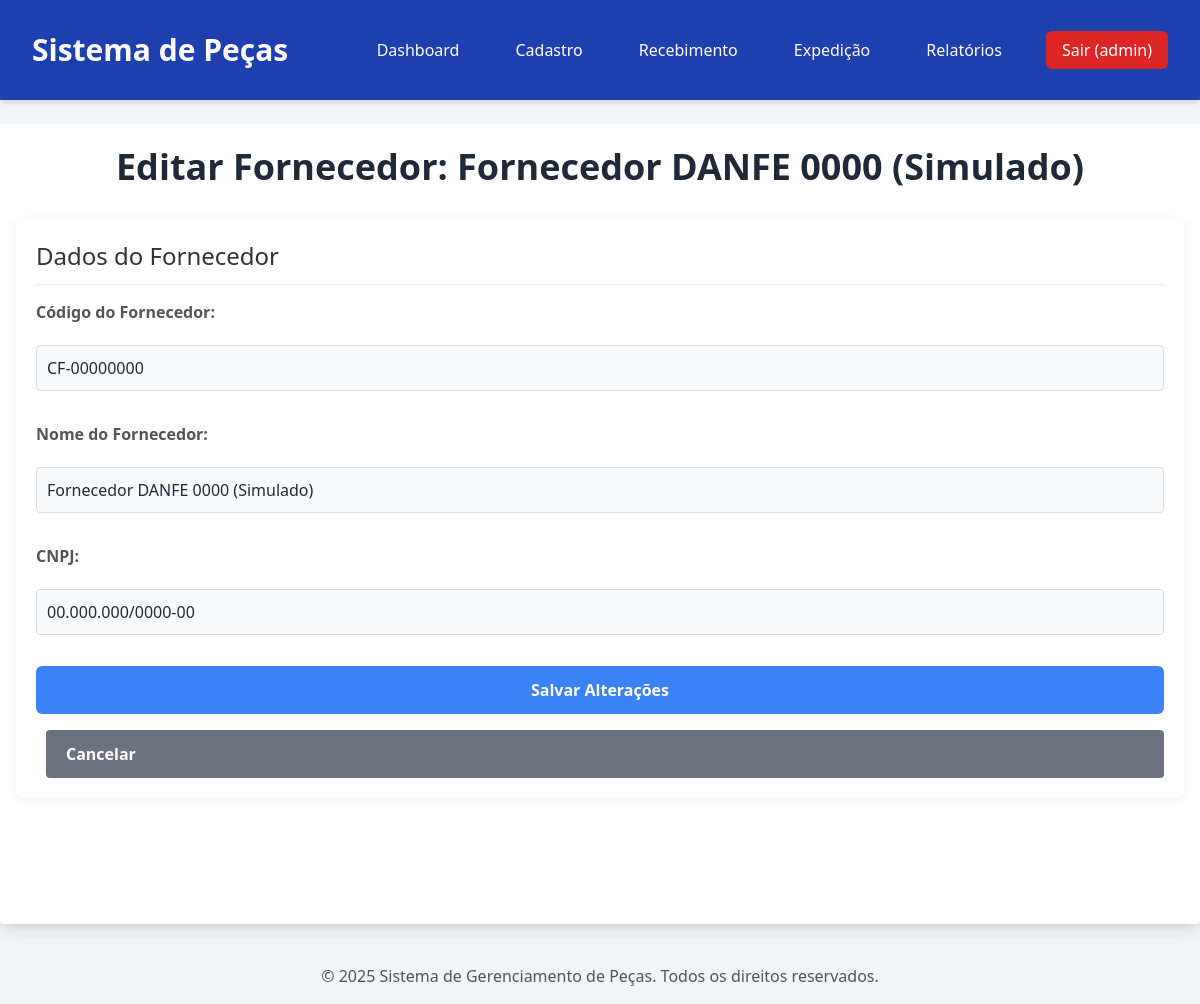
The page /cadastro/fornecedores/editar/2 (signed in) on the database its author committed.
### modules/auth/models.py (models this page shows, shortened)
class User(db.Model, UserMixin):
    __tablename__ = 'Usuarios' # Define o nome da tabela no BD
    id = db.Column(db.Integer, primary_key=True)
    nome_completo = db.Column(db.String(255), nullable=False)
    matricula = db.Column(db.String(50), unique=True, nullable=False)
    turno = db.Column(db.String(20), nullable=False)
    numero_cracha = db.Column(db.String(50))
    tipo_usuario = db.Column(db.Enum('Gestor', 'LSL', 'DLI', 'PQM'), nullable=False)
    data_cadastro = db.Column(db.DateTime, default=db.func.current_timestamp())
    email = db.Column(db.String(255), unique=True, nullable=False)
    senha_hash = db.Column(db.String(255), nullable=False)

### modules/core/models.py (models this page shows, shortened)
class Fornecedor(db.Model):
    __tablename__ = 'Fornecedores'
    id = db.Column(db.Integer, primary_key=True)
    codigo_fornecedor = db.Column(db.String(50), unique=True, nullable=False)
    nome = db.Column(db.String(255), nullable=False)
    cnpj = db.Column(db.String(18), unique=True, nullable=False)
    data_inclusao = db.Column(db.DateTime, default=db.func.current_timestamp())
    movimentacoes = db.relationship('Movimentacao', backref='fornecedor', lazy=True)

### modules/cadastro/routes.py (the view, shortened to what this page needs)
@cadastro.route('/cadastro/fornecedores/editar/<int:fornecedor_id>', methods=['GET', 'POST'])
@login_required
def editar_fornecedor(fornecedor_id):
    if not has_permission(current_user, ['Gestor', 'LSL']):
        flash('Você não tem permissão para acessar esta página.', 'danger')
        return redirect(url_for('home'))
    fornecedor = Fornecedor.query.get_or_404(fornecedor_id)
    return render_template('cadastro/editar_fornecedor.html', fornecedor=fornecedor)

### modules/auth/models.py (called while the page is built)
@login_manager.user_loader
def load_user(user_id):
    return User.query.get(int(user_id))

### modules/cadastro/routes.py (called while the page is built)
def has_permission(user, allowed_roles):
    return user.is_authenticated and user.tipo_usuario in allowed_roles

### templates/cadastro/editar_fornecedor.html (shortened to what this page needs)
{% extends 'base.html' %}
{% block content %}
<div class="page-header">
    <h1>Editar Fornecedor: {{ fornecedor.nome }}</h1>
</div>
<div class="section">
    <h2>Dados do Fornecedor</h2>
    <form method="POST">
        <label for="codigo_fornecedor">Código do Fornecedor:</label>
        <input type="text" id="codigo_fornecedor" name="codigo_fornecedor" value="{{ fornecedor.codigo_fornecedor }}" required>
        <label for="nome">Nome do Fornecedor:</label>
        <input type="text" id="nome" name="nome" value="{{ fornecedor.nome }}" required>
        <label for="cnpj">CNPJ:</label>
        <input type="text" id="cnpj" name="cnpj" value="{{ fornecedor.cnpj }}" pattern="\d{2}\.\d{3}\.\d{3}/\d{4}-\d{2}" placeholder="Ex: 00.000.000/0000-00" required>
        <button type="submit" class="bg-blue-500 hover:bg-blue-700">Salvar Alterações</button>
        <a href="{{ url_for('cadastro.cadastro_fornecedores') }}" class="btn btn-secondary">Cancelar</a>
    </form>
</div>
{% endblock %}

### templates/base.html (shortened to what this page needs)
<!DOCTYPE html>
<html lang="pt-BR">
<head>
    <link href="https://cdnjs.cloudflare.com/ajax/libs/tailwindcss/2.2.19/tailwind.min.css" rel="stylesheet">
    <link rel="stylesheet" href="{{ url_for('static', filename='css/style.css') }}">
</head>
<body class="bg-gray-100 font-sans leading-normal tracking-normal">
    <header class="bg-blue-800 text-white p-4 shadow-md">
        <div class="container mx-auto flex justify-between items-center">
            <h1 class="text-3xl font-bold">
                <a href="{{ url_for('home') }}" class="text-white no-underline hover:text-blue-200">Sistema de Peças</a>
            </h1>
            <nav>
                <ul class="flex space-x-4 items-center">
                    {% if current_user.is_authenticated %}
                        <li><a href="{{ url_for('home') }}" class="hover:bg-blue-700">Dashboard</a></li>
                        {% if current_user.tipo_usuario in ['Gestor', 'LSL'] %}
                        <li class="relative group">
                            <a href="#" class="hover:bg-blue-700">Cadastro</a>
                        </li>
                        {% endif %}
                        <li><a href="{{ url_for('recebimento.recebimento_pecas') }}" class="hover:bg-blue-700">Recebimento</a></li>
                        <li><a href="{{ url_for('expedicao.expedicao_pecas') }}" class="hover:bg-blue-700">Expedição</a></li>
                        <li><a href="{{ url_for('relatorios.relatorios_geral') }}" class="hover:bg-blue-700">Relatórios</a></li>
                        <li><a href="{{ url_for('auth.logout') }}" class="bg-red-600 hover:bg-red-700 px-4 py-2 rounded-md transition-colors duration-200">Sair ({{ current_user.matricula }})</a></li>
                    {% endif %}
                </ul>
            </nav>
        </div>
    </header>
    <main class="container mx-auto mt-6 p-4 bg-white rounded shadow-lg min-h-screen">
        {% block content %}{% endblock %}
    </main>
    <footer class="text-center p-4 mt-6 text-gray-600">
        &copy; {{ current_year }} Sistema de Gerenciamento de Peças. Todos os direitos reservados.
    </footer>
</body>
</html>

### static/css/style.css (style rules this page uses)
body { font-family: 'Inter', sans-serif; -webkit-font-smoothing: antialiased; -moz-osx-font-smoothing: grayscale; color: #374151; }
.container { max-width: 1200px; margin-left: auto; margin-right: auto; padding-left: 1rem; padding-right: 1rem; }
header .container { display: flex; justify-content: space-between; align-items: center; padding-top: 1rem; padding-bottom: 1rem; }
header h1 a { text-decoration: none; }
header nav ul { list-style: none; padding: 0; margin: 0; display: flex; gap: 1rem; align-items: center; }
header nav a { color: white; text-decoration: none; padding: 0.5rem 0.75rem; border-radius: 0.375rem; transition: background-color 0.2s ease-in-out; white-space: nowrap; }
.section { background-color: #ffffff; padding: 1.5rem; border-radius: 0.5rem; box-shadow: 0 4px 6px -1px rgba(0, 0, 0, 0.1), 0 2px 4px -1px rgba(0, 0, 0, 0.06); margin-bottom: 1.5rem; }
.page-header h1 { font-size: 2.25rem; font-weight: 700; color: #1f2937; margin-bottom: 1.5rem; text-align: center; }
form { display: grid; gap: 1rem; }
form label { display: block; font-weight: 600; color: #374151; margin-bottom: 0.25rem; }
form input[type="text"], form input[type="email"], form input[type="password"], form input[type="date"], form select, form textarea { width: 100%; padding: 0.75rem 1rem; border: 1px solid #d1d5db; border-radius: 0.375rem; background-color: #f9fafb; color: #1f2937; font-size: 1rem; transition: all 0.2s ease-in-out; }
button[type="submit"], .btn { display: inline-flex; justify-content: center; align-items: center; padding: 0.75rem 1.5rem; font-size: 1rem; font-weight: 600; border-radius: 0.375rem; transition: background-color 0.2s ease-in-out, transform 0.1s ease-in-out; cursor: pointer; border: none; text-decoration: none; }
.bg-blue-500 { background-color: #3b82f6; color: white; }

### templates/cadastro/editar_fornecedor.html (style rules this page uses)
.section { background-color: #fff; padding: 20px; border-radius: 8px; box-shadow: 0 2px 10px rgba(0,0,0,0.05); margin-bottom: 20px; }
.section h2 { color: #333; margin-bottom: 15px; font-size: 1.5em; border-bottom: 1px solid #eee; padding-bottom: 10px; }
form label { display: block; margin-bottom: 5px; font-weight: bold; color: #555; }
form input[type="text"], form input[type="email"], form input[type="password"], form select, form textarea { width: 100%; padding: 10px; margin-bottom: 15px; border: 1px solid #ddd; border-radius: 4px; box-sizing: border-box; }
form button { padding: 12px 20px; border: none; border-radius: 4px; cursor: pointer; font-size: 1.1em; transition: background-color 0.3s ease; }
.bg-blue-500 { background-color: #3b82f6; color: white; }
.btn-secondary { background-color: #6b7280; color: white; padding: 12px 20px; border-radius: 4px; text-decoration: none; display: inline-block; margin-left: 10px; transition: background-color 0.3s ease; }

### rows shown on the page
User: matricula "admin"
Fornecedor: nome "Fornecedor DANFE 0000 (Simulado)", codigo_fornecedor "CF-00000000", cnpj "00.000.000/0000-00"
